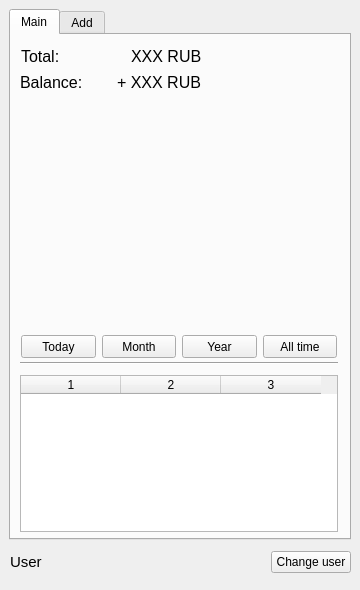
<?xml version="1.0" encoding="UTF-8"?>
<ui version="4.0">
 <class>SafeMoney</class>
 <widget class="QWidget" name="SafeMoney">
  <property name="geometry">
   <rect>
    <x>0</x>
    <y>0</y>
    <width>360</width>
    <height>590</height>
   </rect>
  </property>
  <property name="minimumSize">
   <size>
    <width>0</width>
    <height>0</height>
   </size>
  </property>
  <property name="maximumSize">
   <size>
    <width>16777215</width>
    <height>16777215</height>
   </size>
  </property>
  <property name="font">
   <font>
    <family>MS Shell Dlg 2</family>
   </font>
  </property>
  <property name="windowTitle">
   <string>SafeMoney</string>
  </property>
  <widget class="QTabWidget" name="tabWidget">
   <property name="geometry">
    <rect>
     <x>9</x>
     <y>9</y>
     <width>342</width>
     <height>531</height>
    </rect>
   </property>
   <property name="minimumSize">
    <size>
     <width>342</width>
     <height>501</height>
    </size>
   </property>
   <property name="focusPolicy">
    <enum>Qt::NoFocus</enum>
   </property>
   <property name="currentIndex">
    <number>0</number>
   </property>
   <widget class="QWidget" name="Main">
    <attribute name="title">
     <string>Main</string>
    </attribute>
    <widget class="Line" name="line">
     <property name="geometry">
      <rect>
       <x>9</x>
       <y>320</y>
       <width>318</width>
       <height>16</height>
      </rect>
     </property>
     <property name="orientation">
      <enum>Qt::Horizontal</enum>
     </property>
    </widget>
    <widget class="QTableWidget" name="balance_table">
     <property name="geometry">
      <rect>
       <x>9</x>
       <y>340</y>
       <width>318</width>
       <height>157</height>
      </rect>
     </property>
     <property name="columnCount">
      <number>3</number>
     </property>
     <column/>
     <column/>
     <column/>
    </widget>
    <widget class="QWidget" name="layoutWidget">
     <property name="geometry">
      <rect>
       <x>9</x>
       <y>36</y>
       <width>181</width>
       <height>22</height>
      </rect>
     </property>
     <layout class="QHBoxLayout" name="horizontalLayout_5">
      <item>
       <widget class="QLabel" name="label_5">
        <property name="maximumSize">
         <size>
          <width>80</width>
          <height>80</height>
         </size>
        </property>
        <property name="font">
         <font>
          <pointsize>12</pointsize>
         </font>
        </property>
        <property name="text">
         <string>Balance: </string>
        </property>
       </widget>
      </item>
      <item>
       <spacer name="horizontalSpacer_3">
        <property name="orientation">
         <enum>Qt::Horizontal</enum>
        </property>
        <property name="sizeHint" stdset="0">
         <size>
          <width>40</width>
          <height>20</height>
         </size>
        </property>
       </spacer>
      </item>
      <item>
       <widget class="QLabel" name="label_7">
        <property name="font">
         <font>
          <pointsize>12</pointsize>
         </font>
        </property>
        <property name="text">
         <string>+ XXX RUB</string>
        </property>
       </widget>
      </item>
     </layout>
    </widget>
    <widget class="QWidget" name="layoutWidget">
     <property name="geometry">
      <rect>
       <x>10</x>
       <y>10</y>
       <width>181</width>
       <height>22</height>
      </rect>
     </property>
     <layout class="QHBoxLayout" name="horizontalLayout_2">
      <item>
       <widget class="QLabel" name="label">
        <property name="maximumSize">
         <size>
          <width>80</width>
          <height>16777215</height>
         </size>
        </property>
        <property name="font">
         <font>
          <family>Arial</family>
          <pointsize>12</pointsize>
         </font>
        </property>
        <property name="text">
         <string>Total:</string>
        </property>
       </widget>
      </item>
      <item>
       <spacer name="horizontalSpacer_2">
        <property name="orientation">
         <enum>Qt::Horizontal</enum>
        </property>
        <property name="sizeHint" stdset="0">
         <size>
          <width>40</width>
          <height>20</height>
         </size>
        </property>
       </spacer>
      </item>
      <item>
       <widget class="QLabel" name="total_label">
        <property name="font">
         <font>
          <pointsize>12</pointsize>
         </font>
        </property>
        <property name="text">
         <string>XXX RUB</string>
        </property>
       </widget>
      </item>
     </layout>
    </widget>
    <widget class="QPushButton" name="today_button">
     <property name="geometry">
      <rect>
       <x>10</x>
       <y>300</y>
       <width>75</width>
       <height>23</height>
      </rect>
     </property>
     <property name="text">
      <string>Today</string>
     </property>
    </widget>
    <widget class="QPushButton" name="year_button">
     <property name="geometry">
      <rect>
       <x>171</x>
       <y>300</y>
       <width>75</width>
       <height>23</height>
      </rect>
     </property>
     <property name="text">
      <string>Year</string>
     </property>
    </widget>
    <widget class="QPushButton" name="month_button">
     <property name="geometry">
      <rect>
       <x>91</x>
       <y>300</y>
       <width>74</width>
       <height>23</height>
      </rect>
     </property>
     <property name="text">
      <string>Month</string>
     </property>
    </widget>
    <widget class="QPushButton" name="alltime_button">
     <property name="geometry">
      <rect>
       <x>252</x>
       <y>300</y>
       <width>74</width>
       <height>23</height>
      </rect>
     </property>
     <property name="text">
      <string>All time</string>
     </property>
    </widget>
   </widget>
   <widget class="QWidget" name="Add">
    <property name="minimumSize">
     <size>
      <width>0</width>
      <height>0</height>
     </size>
    </property>
    <property name="maximumSize">
     <size>
      <width>16777215</width>
      <height>16777215</height>
     </size>
    </property>
    <property name="font">
     <font>
      <pointsize>12</pointsize>
     </font>
    </property>
    <attribute name="title">
     <string>Add</string>
    </attribute>
    <layout class="QGridLayout" name="gridLayout">
     <item row="7" column="0">
      <widget class="QComboBox" name="typeBox"/>
     </item>
     <item row="13" column="0">
      <widget class="QPushButton" name="submit_button">
       <property name="text">
        <string>Submit</string>
       </property>
      </widget>
     </item>
     <item row="5" column="0">
      <widget class="QTextEdit" name="comment_textEdit"/>
     </item>
     <item row="6" column="0">
      <widget class="QLabel" name="label_8">
       <property name="text">
        <string>Type:</string>
       </property>
      </widget>
     </item>
     <item row="2" column="0">
      <widget class="QLabel" name="label_3">
       <property name="text">
        <string>Operation:</string>
       </property>
      </widget>
     </item>
     <item row="3" column="0">
      <widget class="QComboBox" name="operation_box">
       <property name="currentIndex">
        <number>-1</number>
       </property>
       <property name="modelColumn">
        <number>0</number>
       </property>
      </widget>
     </item>
     <item row="8" column="0">
      <widget class="QLabel" name="label_6">
       <property name="text">
        <string>Date:</string>
       </property>
      </widget>
     </item>
     <item row="9" column="0">
      <widget class="QDateEdit" name="dateEdit"/>
     </item>
     <item row="0" column="0">
      <widget class="QLabel" name="label_2">
       <property name="text">
        <string>Amount:</string>
       </property>
      </widget>
     </item>
     <item row="1" column="0">
      <layout class="QHBoxLayout" name="horizontalLayout_3">
       <item>
        <widget class="QLineEdit" name="money_lineEdit">
         <property name="inputMask">
          <string/>
         </property>
         <property name="text">
          <string>0</string>
         </property>
        </widget>
       </item>
       <item>
        <widget class="QLabel" name="ecurrency_label">
         <property name="enabled">
          <bool>true</bool>
         </property>
         <property name="text">
          <string>RUB</string>
         </property>
        </widget>
       </item>
      </layout>
     </item>
     <item row="4" column="0">
      <widget class="QLabel" name="label_4">
       <property name="text">
        <string>Comment:</string>
       </property>
      </widget>
     </item>
     <item row="11" column="0">
      <widget class="QLabel" name="error_label">
       <property name="text">
        <string/>
       </property>
      </widget>
     </item>
     <item row="10" column="0">
      <spacer name="verticalSpacer">
       <property name="orientation">
        <enum>Qt::Vertical</enum>
       </property>
       <property name="sizeHint" stdset="0">
        <size>
         <width>20</width>
         <height>40</height>
        </size>
       </property>
      </spacer>
     </item>
    </layout>
   </widget>
  </widget>
  <widget class="QWidget" name="layoutWidget">
   <property name="geometry">
    <rect>
     <x>10</x>
     <y>550</y>
     <width>341</width>
     <height>25</height>
    </rect>
   </property>
   <layout class="QGridLayout" name="gridLayout_5">
    <item row="0" column="1">
     <spacer name="horizontalSpacer">
      <property name="orientation">
       <enum>Qt::Horizontal</enum>
      </property>
      <property name="sizeType">
       <enum>QSizePolicy::MinimumExpanding</enum>
      </property>
      <property name="sizeHint" stdset="0">
       <size>
        <width>40</width>
        <height>20</height>
       </size>
      </property>
     </spacer>
    </item>
    <item row="0" column="0">
     <widget class="QLabel" name="username_label">
      <property name="minimumSize">
       <size>
        <width>0</width>
        <height>0</height>
       </size>
      </property>
      <property name="font">
       <font>
        <pointsize>11</pointsize>
       </font>
      </property>
      <property name="text">
       <string>User</string>
      </property>
     </widget>
    </item>
    <item row="0" column="2">
     <widget class="QPushButton" name="changeuser_button">
      <property name="minimumSize">
       <size>
        <width>0</width>
        <height>0</height>
       </size>
      </property>
      <property name="text">
       <string>Change user</string>
      </property>
     </widget>
    </item>
   </layout>
  </widget>
 </widget>
 <resources/>
 <connections/>
</ui>
